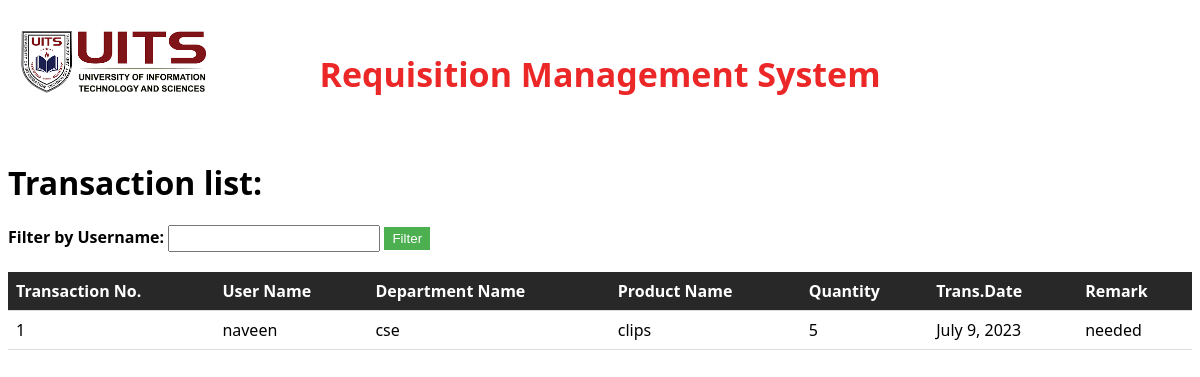
Screenshot of /homepage/issue/list/ with the database file from the repository.
### apps/models.py (models this page shows, shortened)
class Issue(models.Model):
    user_name = models.CharField(max_length=100)
    department_name = models.CharField(max_length=100)
    issue_no = models.AutoField(primary_key=True)
    product_name = models.CharField(max_length=100)
    trans_date=models.DateField(default=datetime.today())
    quantity = models.IntegerField()
    status=models.CharField(max_length=100,default='Initialise')
    remark = models.TextField()

### apps/views.py (the view)
# urls.py: path('homepage/issue/list/', views.issue_list, name='issue_list'),
def issue_list(request):
    username_filter = request.GET.get('username')
    if username_filter:
        issues = Issue.objects.filter(user_name=username_filter)
    else:
        issues = Issue.objects.filter(status="Accepted")
    issues2 = Issue.objects.filter(status="Accepted")
    for i in issues2:
        sb= StoreBalance.objects.filter(product_name=i.product_name)
        for j in sb:
            j.quantity=j.quantity-i.quantity
            j.save()
    return render(request, 'issue_list.html', {'issues': issues})

### apps/templates/issue_list.html (shortened to what this page needs)
<!DOCTYPE html>
<html>
<head>
</head>
<body>
    <div class="banner">
        <h1>Requisition Management System</h1>
        <div class="logo">
            <img src="/static/images/logo.png" alt="Logo">
        </div>
    </div>
    <h1>Transaction list:</h1>
    <form class="filter-form" method="get">
        <label for="username-filter">Filter by Username:</label>
        <input type="text" id="username-filter" name="username">
        <input type="submit" value="Filter">
    </form>
    {% if issues %}
        <table>
            <thead>
                <tr>
                    <th>Transaction No.</th>
                    <th>User Name</th>
                    <th>Department Name</th>
                    <th>Product Name</th>
                    <th>Quantity</th>
                    <th>Trans.Date</th>
                    <th>Remark</th>
                </tr>
            </thead>
            <tbody>
                {% for issue in issues %}
                    <tr>
                        <td>{{ issue.issue_no }}</td>
                        <td>{{ issue.user_name }}</td>
                        <td>{{ issue.department_name }}</td>
                        <td>{{ issue.product_name }}</td>
                        <td>{{ issue.quantity }}</td>
                        <td>{{ issue.trans_date }}</td>
                        <td>{{ issue.remark }}</td>
                    </tr>
                {% empty %}
                    <tr>
                        <td colspan="7">No issues found.</td>
                    </tr>
                {% endfor %}
            </tbody>
        </table>
    {% else %}
        <p class="empty-message">No Transactions found.</p>
    {% endif %}
</body>
</html>

### apps/templates/issue_list.html (style rules this page uses)
body { font-family: 'Segoe UI', Tahoma, Geneva, Verdana, sans-serif; }
table { border-collapse: collapse; width: 100%; }
th, td { padding: 8px; text-align: left; border-bottom: 1px solid #ddd; }
th { background-color: #292828; color:white; }
.banner { background-color: white; padding: 20px; text-align: center; }
.banner h1 { color: #ec2727; font-size: 34px; }
.banner .logo img { width: 190px; height: auto; margin-top: 20px; }
.logo { position: absolute; top: 10px; left: 20px; }
.filter-form { margin-bottom: 20px; }
.filter-form label { font-weight: bold; }
.filter-form input[type="text"] { padding: 4px; width: 200px; }
.filter-form input[type="submit"] { padding: 4px 8px; background-color: #4CAF50; color: white; border: none; cursor: pointer; }

### rows the page displays
Issue: issue_no "1", user_name "naveen", department_name "cse", product_name "clips", quantity "5", trans_date "July 9, 2023", remark "needed"
